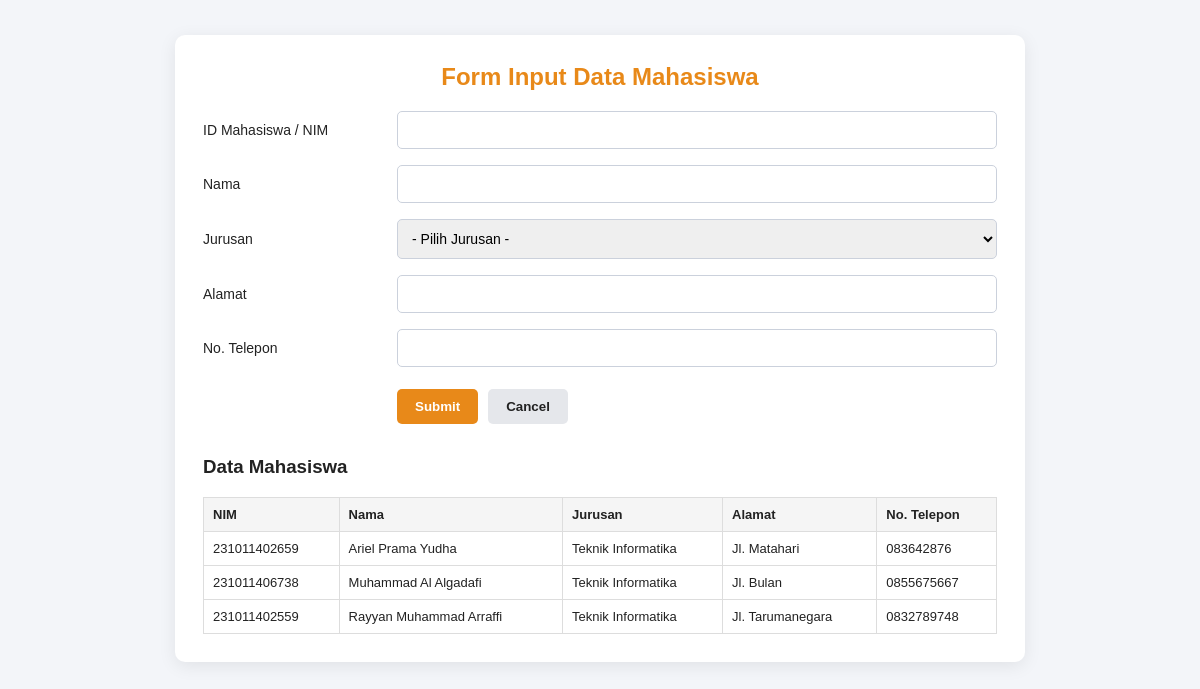
The page / on the database its author committed.
### tables this page shows
CREATE TABLE `mahasiswa` (
  `id_mahasiswa` varchar(20) NOT NULL,
  `nama` varchar(100) NOT NULL,
  `jurusan` varchar(50) NOT NULL,
  `alamat` varchar(255) NOT NULL,
  `telepon` varchar(20) NOT NULL
);

### index.php (the view, shortened to what this page needs)
<?php
require_once "koneksi.php";
$result = $conn->query("SELECT id_mahasiswa, nama, jurusan, alamat, telepon FROM mahasiswa ORDER BY nama ASC");
?>
<!DOCTYPE html>
<html lang="id">
<head>
</head>
<body>
<div class="container">
    <h2>Form Input Data Mahasiswa</h2>
    <form action="action-input-data.php" method="POST">
        <div class="form-row">
            <label for="id_mahasiswa">ID Mahasiswa / NIM</label>
            <input type="text" id="id_mahasiswa" name="id_mahasiswa" maxlength="20" required>
        </div>
        <div class="form-row">
            <label for="nama">Nama</label>
            <input type="text" id="nama" name="nama" maxlength="100" required>
        </div>
        <div class="form-row">
            <label for="jurusan">Jurusan</label>
            <select id="jurusan" name="jurusan" required>
                <option value="">- Pilih Jurusan -</option>
            </select>
        </div>
        <div class="form-row">
            <label for="alamat">Alamat</label>
            <input type="text" id="alamat" name="alamat" maxlength="255" required>
        </div>
        <div class="form-row">
            <label for="telepon">No. Telepon</label>
            <input type="tel" id="telepon" name="telepon" maxlength="20" required>
        </div>
        <div class="actions">
            <button class="submit" type="submit">Submit</button>
            <button class="reset" type="reset">Cancel</button>
        </div>
    </form>
    <h3>Data Mahasiswa</h3>
    <div class="table-wrap">
        <table>
            <thead>
                <tr>
                    <th>NIM</th><th>Nama</th><th>Jurusan</th><th>Alamat</th><th>No. Telepon</th>
                </tr>
            </thead>
            <tbody>
            <?php if ($result && $result->num_rows > 0): ?>
                <?php while ($row = $result->fetch_assoc()): ?>
                    <tr>
                        <td><?= htmlspecialchars($row["id_mahasiswa"]) ?></td>
                        <td><?= htmlspecialchars($row["nama"]) ?></td>
                        <td><?= htmlspecialchars($row["jurusan"]) ?></td>
                        <td><?= htmlspecialchars($row["alamat"]) ?></td>
                        <td><?= htmlspecialchars($row["telepon"]) ?></td>
                    </tr>
                <?php endwhile; ?>
            <?php else: ?>
                <tr><td colspan="5">Belum ada data mahasiswa.</td></tr>
            <?php endif; ?>
            </tbody>
        </table>
    </div>
</div>
</body>
</html>

### index.php (style rules this page uses)
* { box-sizing: border-box; }
body { margin: 0; padding: 35px 16px; background: #f3f5f9; font-family: Arial, sans-serif; color: #222; }
.container { max-width: 850px; margin: auto; background: white; padding: 28px; border-radius: 10px; box-shadow: 0 4px 18px rgba(0,0,0,.08); }
h2 { margin-top: 0; color: #e88919; text-align: center; }
.form-row { display: grid; grid-template-columns: 180px 1fr; gap: 14px; align-items: center; margin: 16px 0; }
label { font-size: 14px; }
input, select { width: 100%; padding: 10px; border: 1px solid #cbd1dc; border-radius: 5px; font-size: 14px; }
button { border: 0; border-radius: 5px; padding: 10px 18px; cursor: pointer; font-weight: bold; }
.submit { background: #e88919; color: white; }
.reset { background: #e5e7eb; color: #222; }
.actions { margin: 22px 0 8px 194px; display: flex; gap: 10px; }
h3 { margin-top: 32px; }
.table-wrap { overflow-x: auto; }
table { width: 100%; border-collapse: collapse; font-size: 13px; }
th, td { border: 1px solid #ddd; padding: 9px; text-align: left; }
th { background: #f5f5f5; }

### rows shown on the page
mahasiswa: id_mahasiswa "231011402659", nama "Ariel Prama Yudha", jurusan "Teknik Informatika", alamat "Jl. Matahari", telepon "083642876"
mahasiswa: id_mahasiswa "231011406738", nama "Muhammad Al Algadafi", jurusan "Teknik Informatika", alamat "Jl. Bulan", telepon "0855675667"
mahasiswa: id_mahasiswa "231011402559", nama "Rayyan Muhammad Arraffi", jurusan "Teknik Informatika", alamat "Jl. Tarumanegara", telepon "0832789748"
